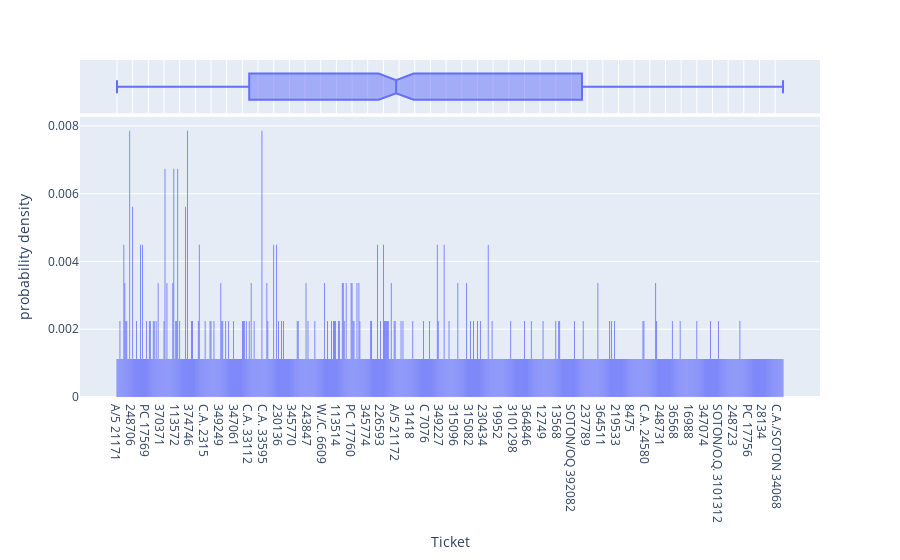

Notebook cell for this chart:
### Markdown cell above
### Ticket Number Analysis

### Code cell
feature_distribution(df, feature_name="Ticket", title="Ticket Number") # Its possible the label of this feature will be unique

### Figure 1 — Plotly figure (JSON) as saved in the notebook; plotly's stock layout.template omitted (floating-point values rounded to 4 significant figures; data arrays with more than 128 entries replaced by an {"elided": "..."} marker saying what was removed)
{"data": [{"alignmentgroup": "True", "bingroup": "x", "histnorm": "probability density", "hovertemplate": "Ticket=%{x}<br>probability density=%{y}<extra></extra>", "legendgroup": "", "marker": {"color": "#636efa", "pattern": {"shape": ""}}, "name": "", "offsetgroup": "", "orientation": "v", "showlegend": false, "type": "histogram", "x": {"elided": "891 str values"}, "xaxis": "x", "yaxis": "y"}, {"alignmentgroup": "True", "hovertemplate": "Ticket=%{x}<extra></extra>", "legendgroup": "", "marker": {"color": "#636efa"}, "name": "", "notched": true, "offsetgroup": "", "showlegend": false, "type": "box", "x": {"elided": "891 str values"}, "xaxis": "x2", "yaxis": "y2"}], "layout": {"barmode": "relative", "legend": {"tracegroupgap": 0}, "margin": {"t": 60}, "xaxis": {"anchor": "y", "domain": [0, 1], "title": {"text": "Ticket"}}, "xaxis2": {"anchor": "y2", "domain": [0, 1], "matches": "x", "showgrid": true, "showticklabels": false}, "yaxis": {"anchor": "x", "domain": [0, 0.8316], "title": {"text": "probability density"}}, "yaxis2": {"anchor": "x2", "domain": [0.8416, 1], "matches": "y2", "showgrid": false, "showline": false, "showticklabels": false, "ticks": ""}}}
